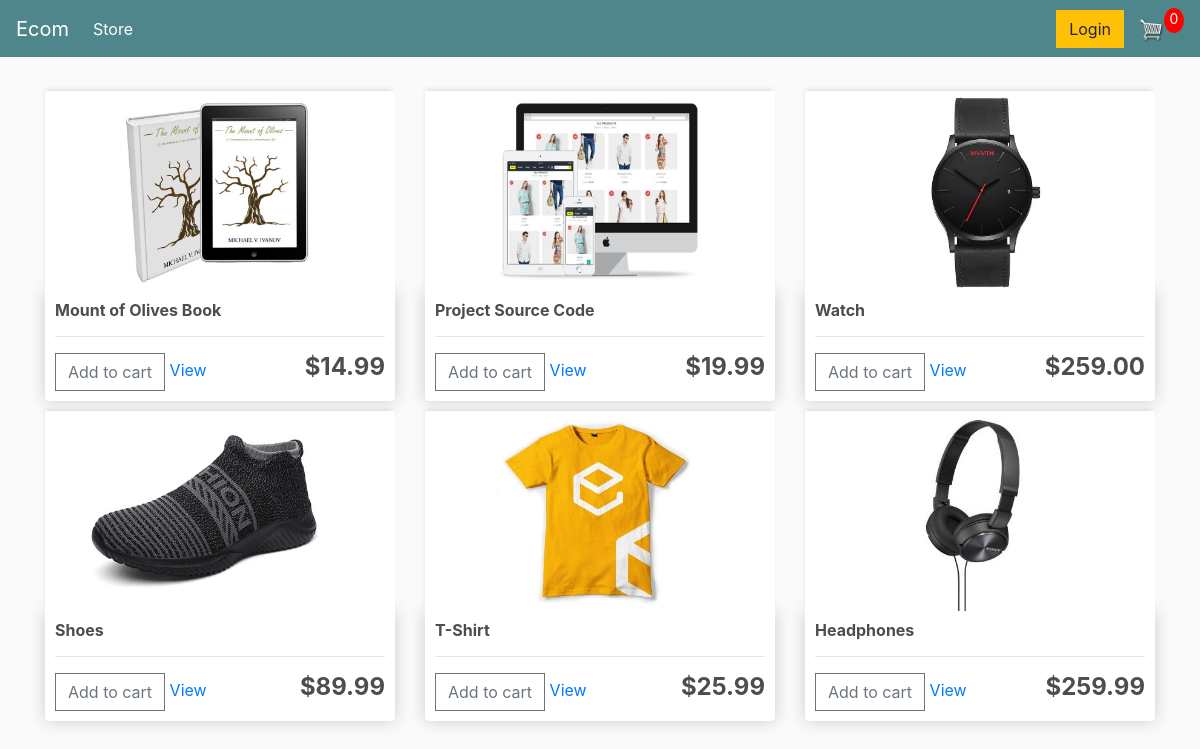
The page / on the database its author committed.
### store/models.py (models this page shows, shortened)
class Product(models.Model):
    name = models.CharField(max_length=200)
    price = models.FloatField()
    digital = models.BooleanField(default=False,null=True,blank=True)
    image = models.ImageField(null=True,blank=True)
    @property
    def imageURL(self):
        try:
            url = self.image.url
        except:
            url = ''
        return url

### store/views.py (the view)
# urls.py: path('',include("store.urls")),
def store(request):
    products = Product.objects.all()
    context = {'products':products}
    return render(request, 'store/store.html', context)

### store/templates/store/store.html
{% extends 'store/main.html' %}
{% load static %}
{% block content %}
<div class="row">
    {% for product in products %}
    <div class="col-lg-4">
        <img class="thumbnail" src="{{ product.imageURL }}">
        <div class="box-element product">
            <h6><strong>{{product.name}}</strong></h6>
            <hr>
            <button data-product={{product.id}} data-action="add" class="btn btn-outline-secondary add-btn update-cart">Add to cart</button>
            <a class="btn-btn-outline-success" href="#">View</a>
            <h4 style="display: inline-block; float: right;"><strong>${{product.price|floatformat:2}}</strong></h4>
        </div>
    </div>
    {% endfor %}
</div>
{% endblock content %}

### static/css/main.css (style rules this page uses)
body { background-color: hsl(0, 0%, 98%); }
h1,h2,h3,h4,h5,h6 { color:hsl(0, 0%, 30%); }
.box-element { box-shadow:hsl(0, 0%, 80%) 0 0 16px; background-color: #fff; border-radius: 4px; padding: 10px; }
.thumbnail { width: 100%; height: 200px; -webkit-box-shadow: -1px -3px 5px -2px rgba(214,214,214,1); -moz-box-shadow: -1px -3px 5px -2px rgba(214,214,214,1); box-shadow: -1px -3px 5px -2px rgba(214,214,214,1); }
.product { border-radius: 0 0 4px 4px; }
.col-lg-4, .col-lg-6, .col-lg-8, .col-lg-12 { margin-top: 10px; }
.btn { border-radius: 0; }

### rows shown on the page
Product: imageURL (picture), name "Mount of Olives Book", price "14.99"
Product: imageURL (picture), name "Project Source Code", price "19.99"
Product: imageURL (picture), name "Watch", price "259.00"
Product: imageURL (picture), name "Shoes", price "89.99"
Product: imageURL (picture), name "T-Shirt", price "25.99"
Product: imageURL (picture), name "Headphones", price "259.99"
